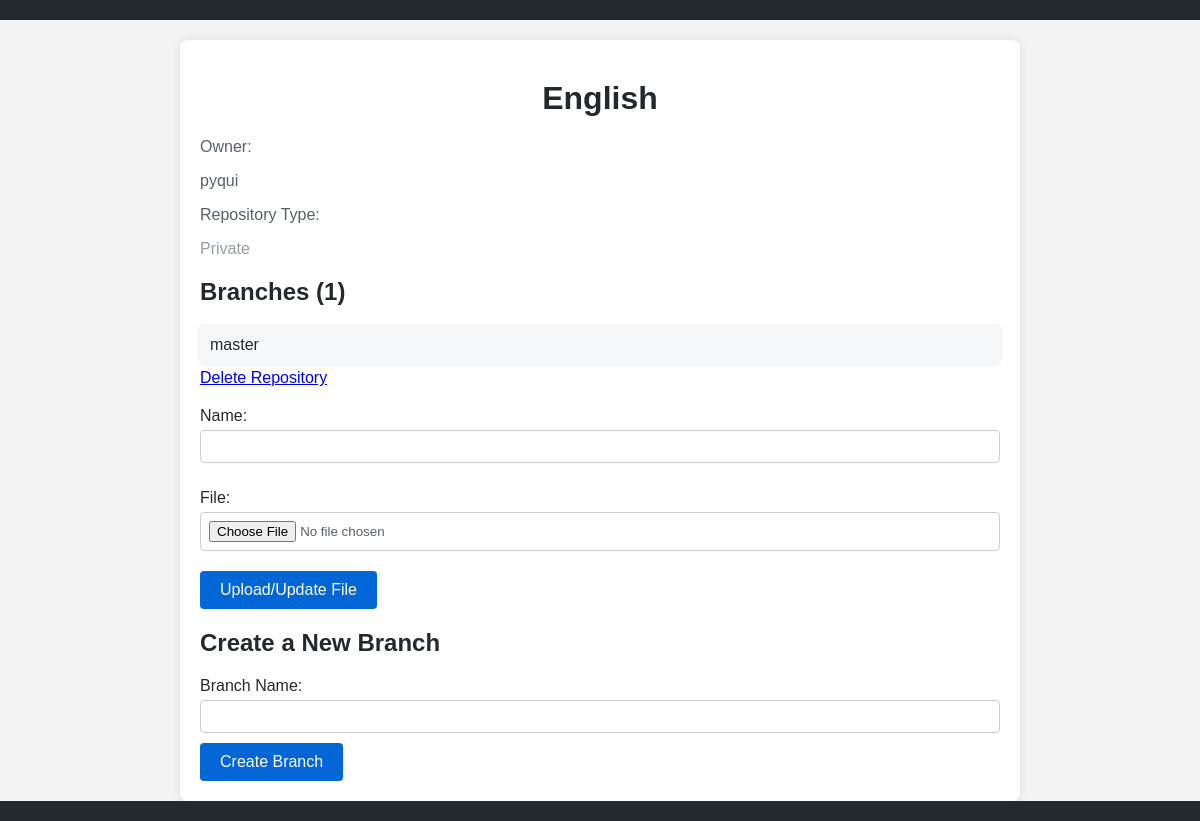
/repository_detail/5/ (signed in), run on the app's committed database.
### base/models.py (models this page shows, shortened)
class Repository(models.Model):
    name = models.CharField(max_length=100)
    owner = models.ForeignKey(CustomUser, on_delete=models.CASCADE)
    is_private = models.BooleanField(default=False)

class CustomUser(AbstractUser):
    email = models.EmailField(unique=True)
    first_name = models.CharField(max_length=30)
    last_name = models.CharField(max_length=30)

class Branch(models.Model):
    name = models.CharField(max_length=100, default="master")
    repository = models.ForeignKey(Repository, on_delete=models.CASCADE)

### base/views.py (the view)
# urls.py: path('repository_detail/<int:repository_id>/', repository_detail, name='repository_detail'),
@login_required
def repository_detail(request, repository_id, branch_name=None):
    repository = get_object_or_404(Repository, id=repository_id)
    branches = Branch.objects.filter(repository=repository)
    selected_branch = None
    if branch_name:
        selected_branch = get_object_or_404(Branch, repository=repository, name=branch_name)
    file_form = FileForm(request.POST, request.FILES)
    if request.method == 'POST' and file_form.is_valid():
        file_instance = file_form.save(commit=False)
        file_instance.repository = repository
        file_instance.branch = selected_branch  # Associate the file with the selected branch
        file_instance.save()
    if request.method == 'POST' and 'delete_branch' in request.POST:
        branch_to_delete = get_object_or_404(Branch, repository=repository, name=request.POST['delete_branch'])
        branch_to_delete.delete()
        return redirect('repository_detail', repository_id=repository_id)
    context = {
        'repository': repository,
        'branches': branches,
        'selected_branch': selected_branch,
        'file_form': FileForm(),  # Pass an empty form for new file uploads
    }
    return render(request, 'repository_detail.html', context)

### base/forms.py
class FileForm(forms.ModelForm):
    class Meta:
        model = File
        fields = ['name', 'file']

### templates/repository_detail.html (shortened to what this page needs)
<!DOCTYPE html>
<html lang="en">
<head>
</head>
<body>
    <header>
    </header>
    <div class="repository-details">
        <h1>{{ repository.name }}</h1>
        <p class="detail-label">Owner:</p>
        <p>{{ repository.owner.username }}</p>
        <p class="detail-label">Repository Type:</p>
        <p class="repo-type-{{ repository.is_private|yesno:'private,public' }}">
            {% if repository.is_private %}Private{% else %}Public{% endif %}
        </p>
        <h2>Branches ({{ branches.count }})</h2>
        <ul>
            {% for branch in branches %}
                <li>
                    <a href="{% url 'repository_detail' repository.id branch.name %}">{{ branch.name }}</a>
                </li>
            {% endfor %}
        </ul>
        <a href="{% url 'delete_repository' repository.id %}">Delete Repository</a>
        <form method="post" action="{% if selected_branch.name %}{% url 'upload_file' repository.id selected_branch.name %}{% endif %}" enctype="multipart/form-data">
            {{ file_form.as_p }}
            <button type="submit">Upload/Update File</button>
        </form>
        <h2>Create a New Branch</h2>
        <form method="post" action="{% url 'create_branch' repository.id %}">
            <label for="branch_name">Branch Name:</label>
            <input type="text" id="branch_name" name="branch_name" required>
            <br>
            <button type="submit">Create Branch</button>
        </form>
    </div>
    <footer>
    </footer>
</body>
</html>

### templates/repository_detail.html (style rules this page uses)
body { font-family: 'Arial', sans-serif; background-color: #f4f4f4; margin: 0; padding: 0; }
header { background-color: #24292e; color: #ffffff; padding: 10px; }
.repository-details { max-width: 800px; margin: 20px auto; padding: 20px; background-color: #ffffff; border-radius: 8px; box-shadow: 0 0 10px rgba(0, 0, 0, 0.1); }
h1 { color: #24292e; text-align: center; margin-top: 20px; }
p { color: #586069; margin-bottom: 10px; }
.repo-type-private { color: #959da5; }
h2 { color: #24292e; margin-top: 20px; }
ul { list-style-type: none; padding: 0; margin: 0; }
li { background-color: #f6f8fa; padding: 10px; margin: 5px 0; border-radius: 4px; box-shadow: 0 0 5px rgba(0, 0, 0, 0.1); }
li a { text-decoration: none; color: #24292e; }
form { margin-top: 20px; }
label { display: block; margin-bottom: 5px; color: #24292e; }
input { width: 100%; padding: 8px; margin-bottom: 10px; border: 1px solid #ccc; border-radius: 4px; box-sizing: border-box; }
button { background-color: #0366d6; color: #ffffff; padding: 10px 20px; border: none; border-radius: 4px; cursor: pointer; font-size: 16px; }
footer { background-color: #24292e; color: #ffffff; padding: 10px; text-align: center; position: absolute; bottom: 0; width: 100%; }

### data on the page
Repository: name "English", owner.username "pyqui"
Branch: name "master"

### other printed values
{{ branches.count }} "1"
